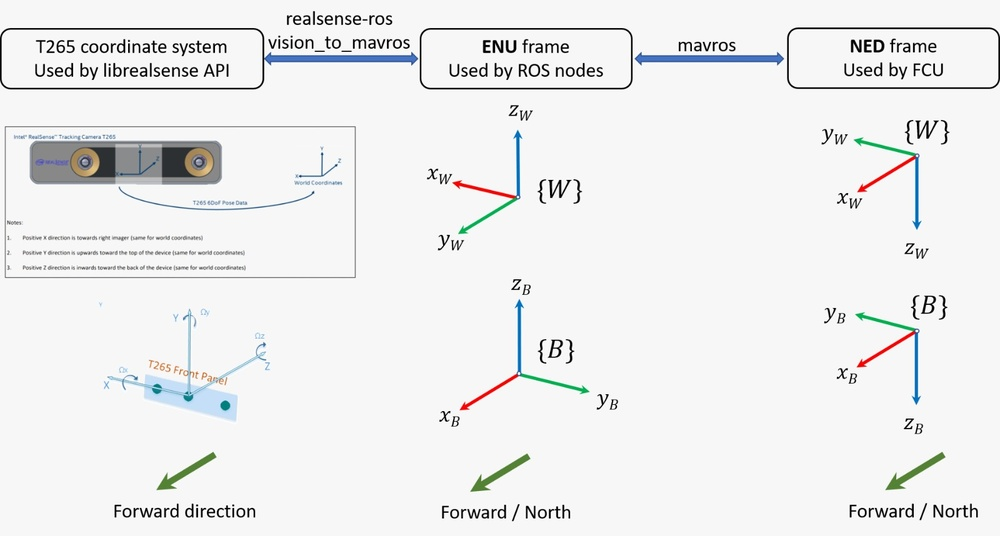
#> input picture imgs/frame.jpg, 1000 x 536 px, shrunk from 1600 x 858 before the run, given in place of the camera
$ python hsv_deger_ayarlama.py
#> lines starting #> are read from the running program, lines starting #| are printed output that depends on the picture; after the words box and inside, x2 and y2 are one past the last pixel; in counts of white or black regions, pixels touching at a corner belong together
import cv2
import numpy as np

def nothing(x):
    pass

# Create a window
cv2.namedWindow('HSV Adjustments')

# create trackbars for color change
cv2.createTrackbar('H Lower', 'HSV Adjustments', 0, 179, nothing)
#> slider 'H Lower' is set to 35
cv2.createTrackbar('H Upper', 'HSV Adjustments', 179, 179, nothing)
cv2.createTrackbar('S Lower', 'HSV Adjustments', 0, 255, nothing)
#> slider 'S Lower' is set to 51
cv2.createTrackbar('S Upper', 'HSV Adjustments', 255, 255, nothing)
cv2.createTrackbar('V Lower', 'HSV Adjustments', 0, 255, nothing)
#> slider 'V Lower' is set to 51
cv2.createTrackbar('V Upper', 'HSV Adjustments', 255, 255, nothing)

# Read an image or capture video
cap = cv2.VideoCapture(2)  # Use 0 for webcam or provide video file path

while True:
    # Capture frame-by-frame
    ret, frame = cap.read()
#> frame is the input picture: shape (536, 1000, 3); mean B, G, R 237.9, 237.8, 237.2
    if not ret:
        break

    # Convert the frame to HSV
    hsv = cv2.cvtColor(frame, cv2.COLOR_BGR2HSV)
#> hsv: shape (536, 1000, 3); mean H, S, V 9.5, 3.4, 238.9

    # Get the current positions of the trackbars
    hL = cv2.getTrackbarPos('H Lower', 'HSV Adjustments')
    hU = cv2.getTrackbarPos('H Upper', 'HSV Adjustments')
    sL = cv2.getTrackbarPos('S Lower', 'HSV Adjustments')
    sU = cv2.getTrackbarPos('S Upper', 'HSV Adjustments')
    vL = cv2.getTrackbarPos('V Lower', 'HSV Adjustments')
    vU = cv2.getTrackbarPos('V Upper', 'HSV Adjustments')

    # Define the range of colors in HSV
    lower_hsv = np.array([hL, sL, vL])
    upper_hsv = np.array([hU, sU, vU])

    # Create a mask with the defined HSV range
    mask = cv2.inRange(hsv, lower_hsv, upper_hsv)
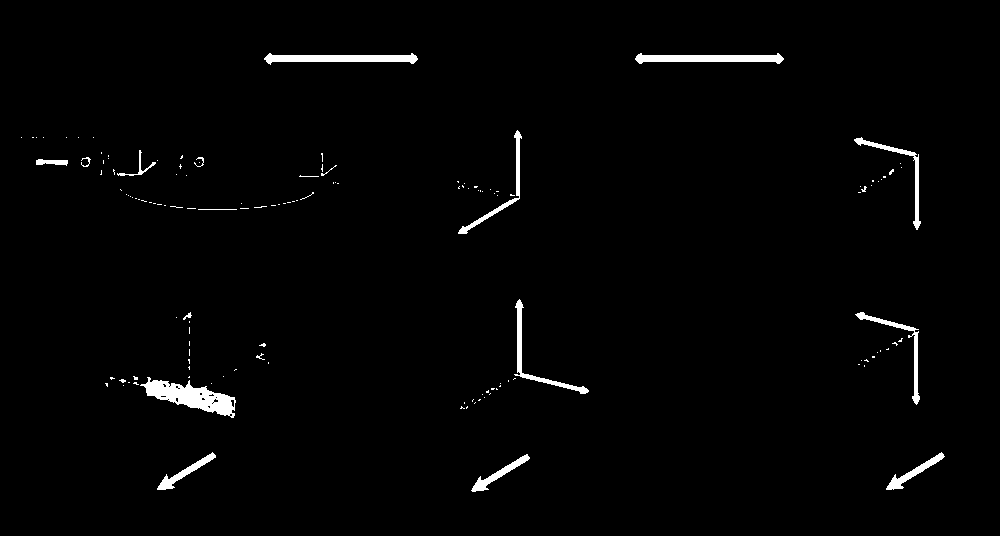
#> mask: shape (536, 1000); 1.6% white; 138 white regions (119 under 20 px), largest, box (x1, y1, x2, y2) and area: (140, 377, 236, 418) 1696, (264, 53, 418, 65) 1089, (635, 53, 784, 64) 1054
    res = cv2.bitwise_and(frame, frame, mask=mask)
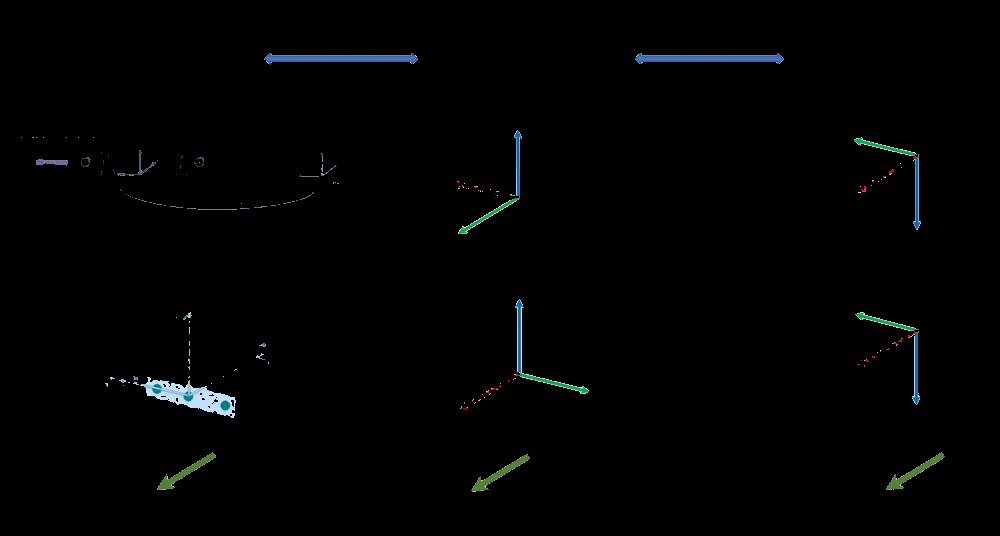
#> res: shape (536, 1000, 3); mean B, G, R 2.6, 2.4, 1.7

    # Display the result
    cv2.imshow('HSV Adjustments', res)

    if cv2.waitKey(1) & 0xFF == ord('q'):
#> (key q is pressed here)
        break

cap.release()
cv2.destroyAllWindows()
